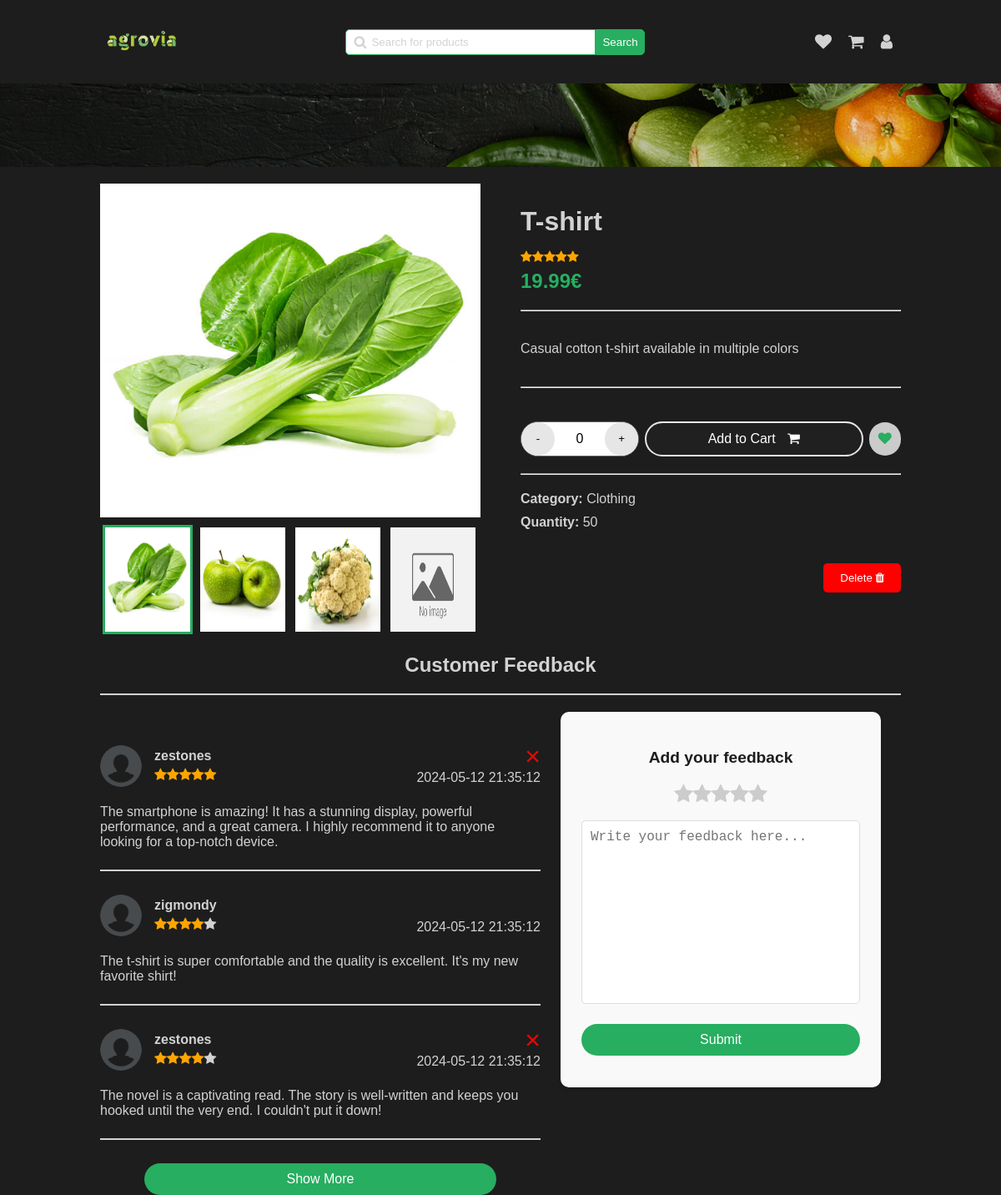
Before: /pages/announce-view.php?id=2 (signed in) with the older database file.
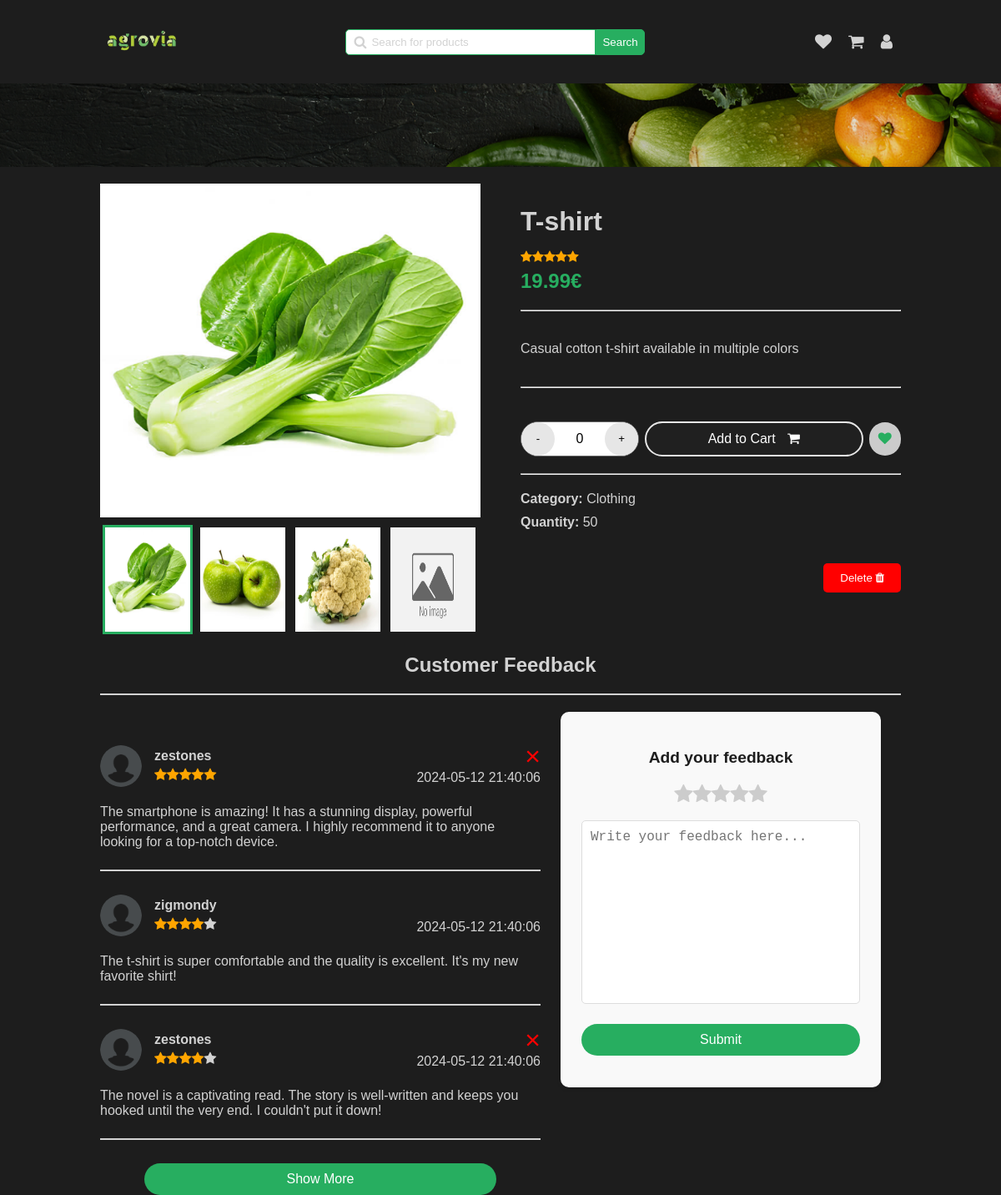
After: the same page with the newer database file.
### tables this page shows
CREATE TABLE Announce (
  id INTEGER PRIMARY KEY,
  id_category INTEGER,
  image TEXT,
  title TEXT,
  description TEXT,
  price FLOAT,
  quantity INTEGER,
  rating INTEGER,
  out_of_stock BOOLEAN,
  FOREIGN KEY (id_category) REFERENCES Category(id)
);

CREATE TABLE Category (
  id INTEGER PRIMARY KEY,
  name TEXT
);

CREATE TABLE AnnounceComment (
  id INTEGER PRIMARY KEY,
  announce_id INTEGER,
  user_id INTEGER,
  comment TEXT,
  rating INTEGER,
  date TIMESTAMP DEFAULT CURRENT_TIMESTAMP,
  FOREIGN KEY (announce_id) REFERENCES Announce(id) ON DELETE CASCADE,
  FOREIGN KEY (user_id) REFERENCES User(id)
);

CREATE TABLE User (
  id INTEGER PRIMARY KEY,
  firstname TEXT,
  lastname TEXT,
  email TEXT,
  username TEXT,
  icon TEXT,
  phone_number TEXT,
  password TEXT,
  is_admin INTEGER
);

### php/user.php (called while the page is built, shortened)
<?php
require '../php/pdo.php';
function get_user_by_id($id_user)
{
    global $pdo;
    try {
        $query = "SELECT * FROM User WHERE id = :id_user";
        $stmt = $pdo->prepare($query);
        $stmt->bindParam(':id_user', $id_user);
        $stmt->execute();
        $user = $stmt->fetch(PDO::FETCH_ASSOC);
        return $user;
    } catch (PDOException $e) {
        echo $e->getMessage();
    }
}

### php/feedback.php (the view, shortened to what this page needs)
<?php
require "../php/pdo.php";
require "../php/user.php";
function get_feedback_by_announce_id($id_announce)
{
    global $pdo;
    $query = "SELECT * FROM AnnounceComment WHERE announce_id = :id_announce";
    $stmt = $pdo->prepare($query);
    $stmt->bindParam(':id_announce', $id_announce);
    $stmt->execute();
    $feedback = $stmt->fetchAll(PDO::FETCH_ASSOC);
    return $feedback;
}
function display_feedback($feedback)
{
    usort($feedback, function ($a, $b) {
        return strtotime($b['date']) - strtotime($a['date']);
    });
    foreach ($feedback as $comment) {
        $user = get_user_by_id($comment['user_id']);
        echo '<div class="feedback-item" id="feedback-' . $comment['id'] . '">';
        echo '<div class="user-infos">';
        echo '<img src="' . $user['icon'] . '" alt="' . $user['username'] . '">';
        echo '<div class="user-details">';
        echo '<div class="name">' . $user['username'] . '</div>';
        echo '<div class="rating">' . generate_star($comment['rating']) . '</div>';
        echo '</div>';
        echo '</div>';
        echo '<div class="message">';
        echo '<p>' . $comment['comment'] . '</p>';
        echo '</div>';
        if ($comment['user_id'] == $_SESSION['user_id']) {
            echo '<div class="delete-feedback" onclick="delete_feedback(' . $comment['id'] . ')">&times;</div>';
        }
        echo '<div class="date">';
        echo '<span>' . $comment['date'] . '</span>';
        echo '</div>';
        echo '<hr>';
        echo '</div>';
    }
}

### pages/announce-view.php (shortened to what this page needs)
<!DOCTYPE html>
<html lang="en">
<head>
    <link rel="stylesheet" href="../../styles/announce.css" onload="load_theme()">
    <link rel="stylesheet" href="../../styles/main-header.css">
    <link rel="stylesheet" href="../styles/confirm-modal.css">
    <link rel="stylesheet" href="../styles/alert.css">
    <link rel="stylesheet" href="https://cdnjs.cloudflare.com/ajax/libs/font-awesome/4.7.0/css/font-awesome.min.css">
</head>
<body>
    <header>
        <a href="../pages/home.php"><img src="../../assets/logo/agrovia-green.png" alt="logo"></a>
        <div class="search-bar">
            <span>
                <i class="fa fa-search"></i>
                <input type="text" name="search" id="search" placeholder="Search for products"
                    onkeydown="if(event.keyCode === 13) search()">
            </span>
            <button onclick="search()">Search</button>
        </div>
        <div class="user">
            <a href="../../pages/user/wishlist.html">
                <i class="fa fa-heart"></i>
            </a>
            <a href="../../pages/user/cart.html">
                <i class="fa fa-shopping-cart"></i>
            </a>
            <a href="../pages/dashboard.php">
                <i class="fa fa-user"></i>
            </a>
        </div>
    </header>
    <div class="separator-background"></div>
    <div class="main-container">
        <?php
        require "../php/announce.php";
        $announce = get_announce_by_id($_GET['id']);
        $category = get_announce_category($_GET['id']);
        $is_in_wishlist = is_announce_in_wish_list($_GET['id']);
        $is_in_cart = is_announce_in_cart($_GET['id']);
        $is_user_owner = is_announce_owned_by_user($_GET['id'], $_SESSION['user_id']);
        ?>
        <section class="gallery">
            <?php
            display_gallery($_GET['id']);
            ?>
        </section>
        <section class="quick-view" id="my-announce-quick-view">
            <div class="main-infos">
                <h1 class="title"><?php echo $announce['title'] ?></h1>
                <div class="rating"><?php echo generate_star($announce['rating']) ?></div>
                <div class="price"><?php echo $announce['price'] ?>€</div>
            </div>
            <hr>
            <div class="description">
                <p><?php echo $announce['description'] ?></p>
            </div>
            <hr>
            <div class="actions">
                <div class="manage-quantity">
                    <button class="increment" onclick="decrement_quantity()">-</button>
                    <span id="count">0</span>
                    <button class="decrement" onclick="increment_quantity()">+</button>
                </div>
                <button class="cart" id="button-cart-id" style="<?php if ($is_in_cart)
                    echo "background-color: rgba(45, 45, 45, 0.20); border: 2px solid var(--light-stroke); " ?>"
                        onclick="add_cart_item_by_id(<?php echo $_GET['id'] ?>)">
                    Add to Cart
                    <i class="fa fa-shopping-cart"></i>
                </button>
                <button class="wish" onclick="add_wishlist_item(<?php echo $_GET['id'] ?>)">
                    <i class="fa fa-heart" id="<?php echo $_GET['id'] ?>-wish-icon" style="<?php if ($is_in_wishlist)
                           echo "color: var(--secondary);" ?>">
                        </i>
                    </button>
                </div>
                <hr>
                <div class="category">
                    <span>
                        <strong>Category:</strong>
                    <?php echo "<span>" . $category['name'] . "</span>" ?>
                </span>
                <span>
                    <strong>Quantity:</strong>
                    <?php echo "<span class='quantity'>" . $announce['quantity'] . "</span>" ?>
                </span>
            </div>
            <div class="admin-action">
                <?php
                if ($is_user_owner || $_SESSION['is_admin']) {
                    echo '<button class="delete" onclick="delete_announce(' . $announce['id'] . ')">
                        Delete
                        <i class="fa fa-trash"></i>
                    </button>';
                }
                ?>
            </div>
        </section>
    </div>
    <h2 class="title-feedback">Customer Feedback</h2>
    <hr class="feedback-separator">
    <div class="customer-feedback">
        <section class="feedback-section">
            <?php
            require "../php/feedback.php";
            $feedback = get_feedback_by_announce_id($_GET['id']);
            display_feedback($feedback);
            ?>
        </section>
        <section class="add-feedback">
            <h3>Add your feedback</h3>
            <div class="rating-stars">
                <i class='fa fa-star'></i>
                <i class='fa fa-star'></i>
                <i class='fa fa-star'></i>
                <i class='fa fa-star'></i>
                <i class='fa fa-star'></i>
            </div>
            <textarea name="feedback" id="feedback" cols="30" rows="10"
                placeholder="Write your feedback here..."></textarea>
            <button onclick="submit_feedback()">Submit</button>
        </section>
    </div>
</body>
</html>

### php/announce.php (shortened to what this page needs)
<?php
require '../php/pdo.php';
function generate_star($rating)
{
    $stars = "";
    for ($i = 0; $i < 5; $i++) {
        if ($i < $rating) {
            $stars .= "<i class='fa fa-star checked'></i>";
        } else {
            $stars .= "<i class='fa fa-star'></i>";
        }
    }
    return $stars;
}
function get_announce_by_id($id)
{
    global $pdo;
    $query = "SELECT * FROM Announce WHERE id = :id";
    $stmt = $pdo->prepare($query);
    $stmt->bindParam(':id', $id);
    $stmt->execute();
    $announce = $stmt->fetch(PDO::FETCH_ASSOC);
    return $announce;
}
function get_announce_category($id_announce)
{
    global $pdo;
    $query = 'SELECT * FROM Category WHERE id IN (SELECT id_category FROM Announce WHERE id = :id_announce)';
    $stmt = $pdo->prepare($query);
    $stmt->bindParam(':id_announce', $id_announce);
    $stmt->execute();
    $category = $stmt->fetch(PDO::FETCH_ASSOC);
    return $category;
}
function is_announce_owned_by_user($announce_id, $user_id)
{
    global $pdo;
    $query = "SELECT COUNT(*) FROM UserAnnounce WHERE announce_id = :announce_id AND user_id = :user_id";
    $stmt = $pdo->prepare($query);
    $stmt->bindParam(':announce_id', $announce_id);
    $stmt->bindParam(':user_id', $user_id);
    $stmt->execute();
    $count = $stmt->fetchColumn();
    return $count > 0;
}
function get_announce_images_by_id($id)
{
    global $pdo;
    $stmt = $pdo->prepare("SELECT image FROM AnnounceImage WHERE announce_id = ?");
    $stmt->bindParam(1, $id);
    $stmt->execute();
    $result = $stmt->fetchAll(PDO::FETCH_ASSOC);
    $images = array_column($result, 'image');
    return $images;
}
function is_announce_in_cart($id)
{
    global $pdo;
    $query = "SELECT * FROM UserSaved
              WHERE user_id = :user_id
              AND announce_id = :announce_id
              AND is_in_cart = 1
             ";
    $stmt = $pdo->prepare($query);
    $stmt->bindParam(':user_id', $_SESSION['user_id']);
    $stmt->bindParam(':announce_id', $id);
    $stmt->execute();
    $result = $stmt->fetch(PDO::FETCH_ASSOC);
    return $result !== false;
}
function is_announce_in_wish_list($annouce_id)
{
    global $pdo;
    $query = "SELECT * FROM UserSaved
              WHERE user_id = :user_id
              AND announce_id = :announce_id
              AND is_in_favourite = 1
             ";
    $stmt = $pdo->prepare($query);
    $stmt->bindParam(':user_id', $_SESSION['user_id']);
    $stmt->bindParam(':announce_id', $annouce_id);
    $stmt->execute();
    $result = $stmt->fetch(PDO::FETCH_ASSOC);
    return $result !== false;
}
function display_gallery($announce_id)
{
    $images = get_announce_images_by_id($announce_id);
    for ($i = 0; $i < 4; $i++) {
        $image_path = $images[$i];
        echo '<div class="gallery-item">';
        if ($image_path == '') {
            $image_path = "../public/no-image-available.jpg";
        }
        echo '<img class="gallery-img" src="' . $image_path . '" alt="" />';
        echo '<label for="img-' . ($i + 1) . '" class="gallery-thumb"><img src="' . $image_path . '" alt="" /></label>';
        echo '</div>';
    }
}
?>

### styles/main-header.css (style rules this page uses)
header { display: flex; justify-content: space-between; align-items: center; }
header a img { width: 100px; }
header .search-bar { display: flex; align-items: center; }
header .search-bar span { display: flex; align-items: center; position: relative; }
header .search-bar span i { position: absolute; left: 10px; color: var(--text); }
header .search-bar span input { padding: 7px; border: 1px solid var(--secondary); border-radius: 5px 0 0 5px; padding-left: 30px; min-width: 300px; }
header .search-bar span input::placeholder { color: var(--text); position: absolute; left: 30px; }
header .search-bar button { padding: 7px; border-radius: 0 5px 5px 0; background-color: var(--secondary); color: var(--white); border: 1px solid var(--secondary); cursor: pointer; }
header .user { display: flex; align-items: center; }
header .user a { text-decoration: none; padding: 10px; }
header .user a i { font-size: 20px; color: var(--text); }
.separator-background { background-image: url("../../assets/backgrounds/separator-background.png"); background-size: cover; background-position: center; background-repeat: no-repeat; width: 100%; height: 100px; position: absolute; left: 0; }

### styles/global.css (style rules this page uses)
* { box-sizing: border-box; }
body, body.dark-theme, body.light-theme { font-family: "Overpass", sans-serif; -webkit-font-smoothing: antialiased; -moz-osx-font-smoothing: grayscale; background-color: var(--primary); color: var(--text); width: 80%; max-width: 1200px; margin: 0 auto; transition: background-color 0.3s ease, transform 0.5s cubic-bezier(0.68, -0.55, 0.27, 1.55); }
body { --primary: rgba(29, 29, 29, 1); --secondary: rgba(39, 174, 96, 1); --tertiary: rgba(146, 227, 169, 1); --text: rgba(210, 210, 210, 1); --hover-color: rgba(62, 62, 62, 1); --white: rgba(255, 255, 255, 1); --dark: rgba(29, 29, 29, 1); --gray: rgba(102, 102, 102, 1); --error: rgba(255, 0, 0, 1); --light-hover-green: rgba(237, 242, 238, 1); --light-stroke: rgba(230, 230, 230, 1); }

Changed rows visible on the page:
changed announcecomment (number 1 of 3 on the later page): date "2024-05-12 21:35:12" → "2024-05-12 21:40:06"
changed announcecomment "zigmondy": date "2024-05-12 21:35:12" → "2024-05-12 21:40:06"
changed announcecomment (number 3 of 3 on the later page): date "2024-05-12 21:35:12" → "2024-05-12 21:40:06"
